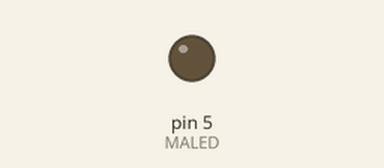
A sketch run on a simulated Arduino Uno, built with avr-gcc and run on an emulated ATmega328P. Shown: output pins drawn as LEDs (lit = HIGH).

Above: at 0.05 s.
At 1.05 s:
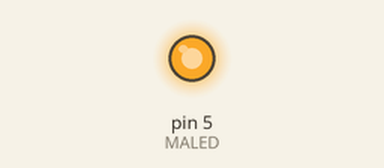
Timing chart, 0 to 3.5 s (numbered marks = the images above):
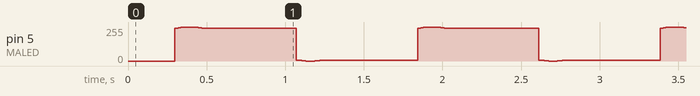

The sketch:

HS06_pulsePWMsinus.ino
```cpp
#define MALED 5

void setup() {
  pinMode(MALED, OUTPUT);
}

void loop() {
  for (float i=0; i<PI*2; i=i+PI*2/300) {
    analogWrite(MALED,sin(i)*127.5+127.5);
    delay(5);
  }
}
```
